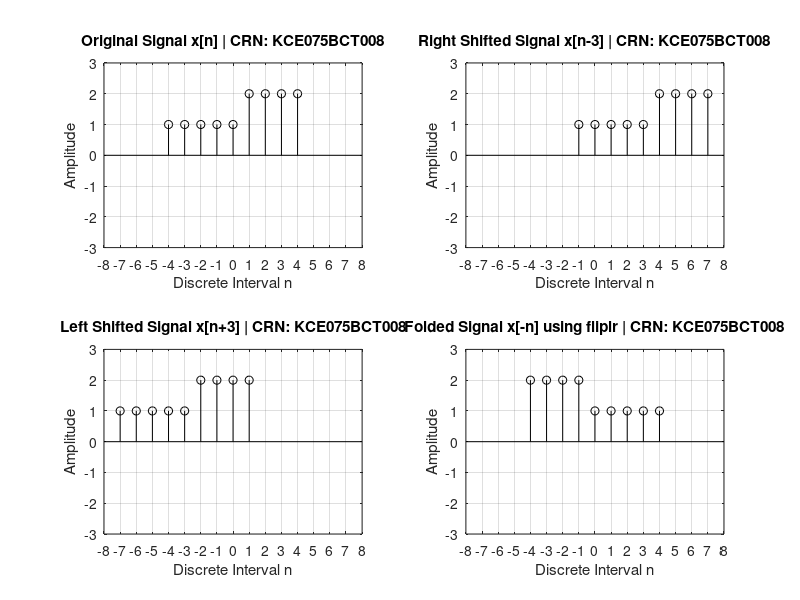

This chart was generated by the following MATLAB code:
% Plot for x[n] = 1 for -4<=n<=0 and
%                 2 for 1<=n<=4
% Resets
clc
clear variables 
close all
% Code 
% Variables
xticks_val=-8:1:8;
yticks_val=-3:1:3;
axis_val=[-8 8 -3 3];
shift=3;
n = -4:1:4;
x = zeros(1,length(n));
for i=1:length(n)
    if n(i) <=0
        x(i) = 1;
    else 
        x(i) = 2;
    endif
endfor 
% Subplot for x[n]
subplot(2,2,1);
stem(n,x,'k');
axis(axis_val)
xticks(xticks_val);
yticks(yticks_val);
xlabel("Discrete Interval n");
ylabel("Amplitude");
title("Original Signal x[n] | CRN: KCE075BCT008");
grid on;
% Shifting 
% right shifting x[n-3]
subplot(2,2,2);
stem(n+shift,x,'k');
axis(axis_val)
xticks(xticks_val);
yticks(yticks_val);
xlabel("Discrete Interval n");
ylabel("Amplitude");
title("Right Shifted Signal x[n-3] | CRN: KCE075BCT008");
grid on;
% Left shifting x[n+3]
subplot(2,2,3);
stem(n-shift,x,'k');
axis(axis_val)
xticks(xticks_val);
yticks(yticks_val);
xlabel("Discrete Interval n");
ylabel("Amplitude");
title("Left Shifted Signal x[n+3] | CRN: KCE075BCT008");
grid on;
% Folding x[-n]
% Using -n
% subplot(2,4,4);
% stem(-n, x,'k');
% axis([-10 10 -3 3])
% xlabel("Discrete Interval n");
% ylabel("Amplitude");
% title("Folded Signal x[-n] using -n");
% Using fliplr
subplot(2,2,4);
stem(n, fliplr(x),'k');
axis(axis_val)
xticks(xticks_val);
yticks(yticks_val);
xlabel("Discrete Interval n");
ylabel("Amplitude");
title("Folded Signal x[-n] using fliplr | CRN: KCE075BCT008");
grid on;